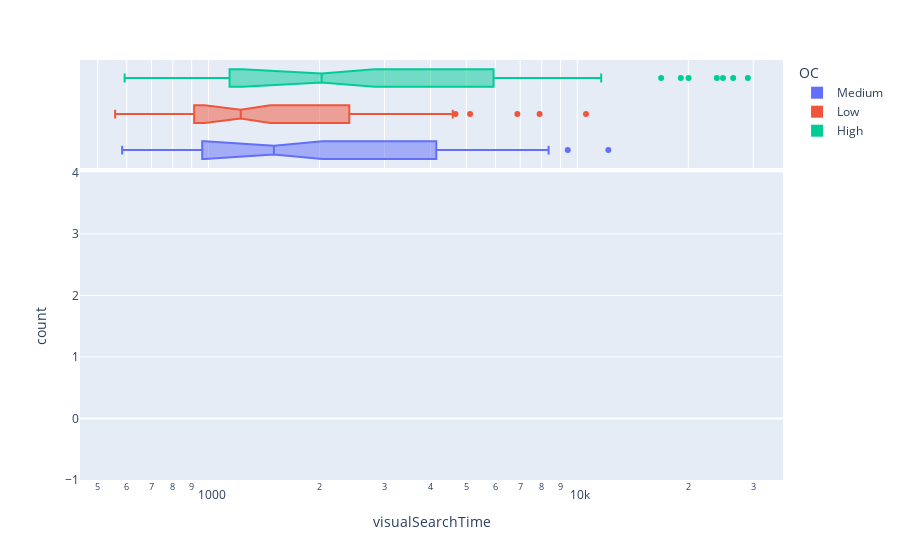

Here is the notebook cell this chart was saved with:
### Code cell
fig = px.histogram(data, x='visualSearchTime', color='OC', marginal='box', log_x=True, log_y=False)
fig.show()
#not sure why Y axis is changed here?

### Figure 1 — Plotly figure (JSON) as saved in the notebook; plotly's stock layout.template omitted (floating-point values rounded to 4 significant figures)
{"data": [{"alignmentgroup": "True", "bingroup": "x", "hovertemplate": "OC=Medium<br>visualSearchTime=%{x}<br>count=%{y}<extra></extra>", "legendgroup": "Medium", "marker": {"color": "#636efa", "pattern": {"shape": ""}}, "name": "Medium", "offsetgroup": "Medium", "orientation": "v", "showlegend": true, "type": "histogram", "x": [1552, 904, 931, 1507, 1657, 1605, 910, 881, 1286, 6767, 3922, 3868, 8359, 6134, 5182, 2519, 5104, 12139, 6303, 5273, 4294, 2833, 1121, 1806, 911, 1242, 777, 1445, 913, 1062, 880, 827, 753, 695, 786, 1561, 6790, 1828, 5565, 5341, 1004, 814, 592, 583, 669, 961, 892, 1162, 722, 759, 1309, 1501, 898, 1489, 1466, 6152, 7155, 2993, 5634, 3034, 4146, 9422, 5817, 3781, 4791, 2020, 1993, 1339, 1241, 1369, 1610, 1858, 1268, 1204, 1514, 1426, 1613, 1495, 1421, 1295, 8325, 2120, 8228, 5922, 6917, 1686, 973, 755, 743, 1037], "xaxis": "x", "yaxis": "y"}, {"alignmentgroup": "True", "hovertemplate": "OC=Medium<br>visualSearchTime=%{x}<extra></extra>", "legendgroup": "Medium", "marker": {"color": "#636efa"}, "name": "Medium", "notched": true, "offsetgroup": "Medium", "showlegend": false, "type": "box", "x": [1552, 904, 931, 1507, 1657, 1605, 910, 881, 1286, 6767, 3922, 3868, 8359, 6134, 5182, 2519, 5104, 12139, 6303, 5273, 4294, 2833, 1121, 1806, 911, 1242, 777, 1445, 913, 1062, 880, 827, 753, 695, 786, 1561, 6790, 1828, 5565, 5341, 1004, 814, 592, 583, 669, 961, 892, 1162, 722, 759, 1309, 1501, 898, 1489, 1466, 6152, 7155, 2993, 5634, 3034, 4146, 9422, 5817, 3781, 4791, 2020, 1993, 1339, 1241, 1369, 1610, 1858, 1268, 1204, 1514, 1426, 1613, 1495, 1421, 1295, 8325, 2120, 8228, 5922, 6917, 1686, 973, 755, 743, 1037], "xaxis": "x2", "yaxis": "y2"}, {"alignmentgroup": "True", "bingroup": "x", "hovertemplate": "OC=Low<br>visualSearchTime=%{x}<br>count=%{y}<extra></extra>", "legendgroup": "Low", "marker": {"color": "#EF553B", "pattern": {"shape": ""}}, "name": "Low", "offsetgroup": "Low", "orientation": "v", "showlegend": true, "type": "histogram", "x": [1134, 768, 704, 911, 855, 985, 1142, 996, 1131, 10557, 2789, 1545, 7902, 6877, 3025, 1412, 4464, 2173, 3859, 1681, 950, 2343, 832, 936, 629, 1193, 1221, 1079, 1074, 914, 1265, 726, 948, 677, 724, 2887, 2046, 2880, 1560, 4594, 4032, 817, 613, 558, 727, 700, 878, 743, 741, 665, 1336, 984, 1104, 887, 1045, 2408, 1567, 2141, 3872, 1510, 3342, 2189, 4673, 5119, 4476, 1253, 1074, 1198, 1316, 1090, 1414, 1224, 1107, 1309, 1068, 3659, 1512, 1381, 1437, 1220, 2594, 3167, 3233, 4142, 3398, 1632, 1115, 802, 858, 648], "xaxis": "x", "yaxis": "y"}, {"alignmentgroup": "True", "hovertemplate": "OC=Low<br>visualSearchTime=%{x}<extra></extra>", "legendgroup": "Low", "marker": {"color": "#EF553B"}, "name": "Low", "notched": true, "offsetgroup": "Low", "showlegend": false, "type": "box", "x": [1134, 768, 704, 911, 855, 985, 1142, 996, 1131, 10557, 2789, 1545, 7902, 6877, 3025, 1412, 4464, 2173, 3859, 1681, 950, 2343, 832, 936, 629, 1193, 1221, 1079, 1074, 914, 1265, 726, 948, 677, 724, 2887, 2046, 2880, 1560, 4594, 4032, 817, 613, 558, 727, 700, 878, 743, 741, 665, 1336, 984, 1104, 887, 1045, 2408, 1567, 2141, 3872, 1510, 3342, 2189, 4673, 5119, 4476, 1253, 1074, 1198, 1316, 1090, 1414, 1224, 1107, 1309, 1068, 3659, 1512, 1381, 1437, 1220, 2594, 3167, 3233, 4142, 3398, 1632, 1115, 802, 858, 648], "xaxis": "x2", "yaxis": "y2"}, {"alignmentgroup": "True", "bingroup": "x", "hovertemplate": "OC=High<br>visualSearchTime=%{x}<br>count=%{y}<extra></extra>", "legendgroup": "High", "marker": {"color": "#00cc96", "pattern": {"shape": ""}}, "name": "High", "offsetgroup": "High", "orientation": "v", "showlegend": true, "type": "histogram", "x": [1140, 3383, 1159, 1093, 1460, 2126, 1141, 911, 1099, 1859, 7029, 23900, 9937, 20029, 3428, 9485, 6249, 7227, 6022, 29008, 1548, 1170, 2756, 946, 2024, 1777, 1483, 1469, 2150, 1157, 1248, 927, 764, 764, 757, 8601, 10010, 19088, 8165, 8655, 690, 659, 644, 592, 662, 1259, 2190, 1180, 2632, 1789, 1001, 885, 990, 2667, 4614, 6454, 4534, 2015, 6543, 3391, 24831, 26469, 3737, 5927, 6928, 2726, 2092, 1047, 3010, 1712, 1667, 1520, 1306, 2030, 1255, 2583, 2228, 1515, 2209, 2434, 11610, 5407, 4846, 16879, 11117, 815, 982, 866, 1047, 676], "xaxis": "x", "yaxis": "y"}, {"alignmentgroup": "True", "hovertemplate": "OC=High<br>visualSearchTime=%{x}<extra></extra>", "legendgroup": "High", "marker": {"color": "#00cc96"}, "name": "High", "notched": true, "offsetgroup": "High", "showlegend": false, "type": "box", "x": [1140, 3383, 1159, 1093, 1460, 2126, 1141, 911, 1099, 1859, 7029, 23900, 9937, 20029, 3428, 9485, 6249, 7227, 6022, 29008, 1548, 1170, 2756, 946, 2024, 1777, 1483, 1469, 2150, 1157, 1248, 927, 764, 764, 757, 8601, 10010, 19088, 8165, 8655, 690, 659, 644, 592, 662, 1259, 2190, 1180, 2632, 1789, 1001, 885, 990, 2667, 4614, 6454, 4534, 2015, 6543, 3391, 24831, 26469, 3737, 5927, 6928, 2726, 2092, 1047, 3010, 1712, 1667, 1520, 1306, 2030, 1255, 2583, 2228, 1515, 2209, 2434, 11610, 5407, 4846, 16879, 11117, 815, 982, 866, 1047, 676], "xaxis": "x2", "yaxis": "y2"}], "layout": {"barmode": "relative", "legend": {"title": {"text": "OC"}, "tracegroupgap": 0}, "margin": {"t": 60}, "xaxis": {"anchor": "y", "domain": [0, 1], "title": {"text": "visualSearchTime"}, "type": "log"}, "xaxis2": {"anchor": "y2", "domain": [0, 1], "matches": "x", "showgrid": true, "showticklabels": false, "type": "log"}, "yaxis": {"anchor": "x", "domain": [0, 0.7326], "title": {"text": "count"}}, "yaxis2": {"anchor": "x2", "domain": [0.7426, 1], "matches": "y2", "showgrid": false, "showline": false, "showticklabels": false, "ticks": ""}}}
